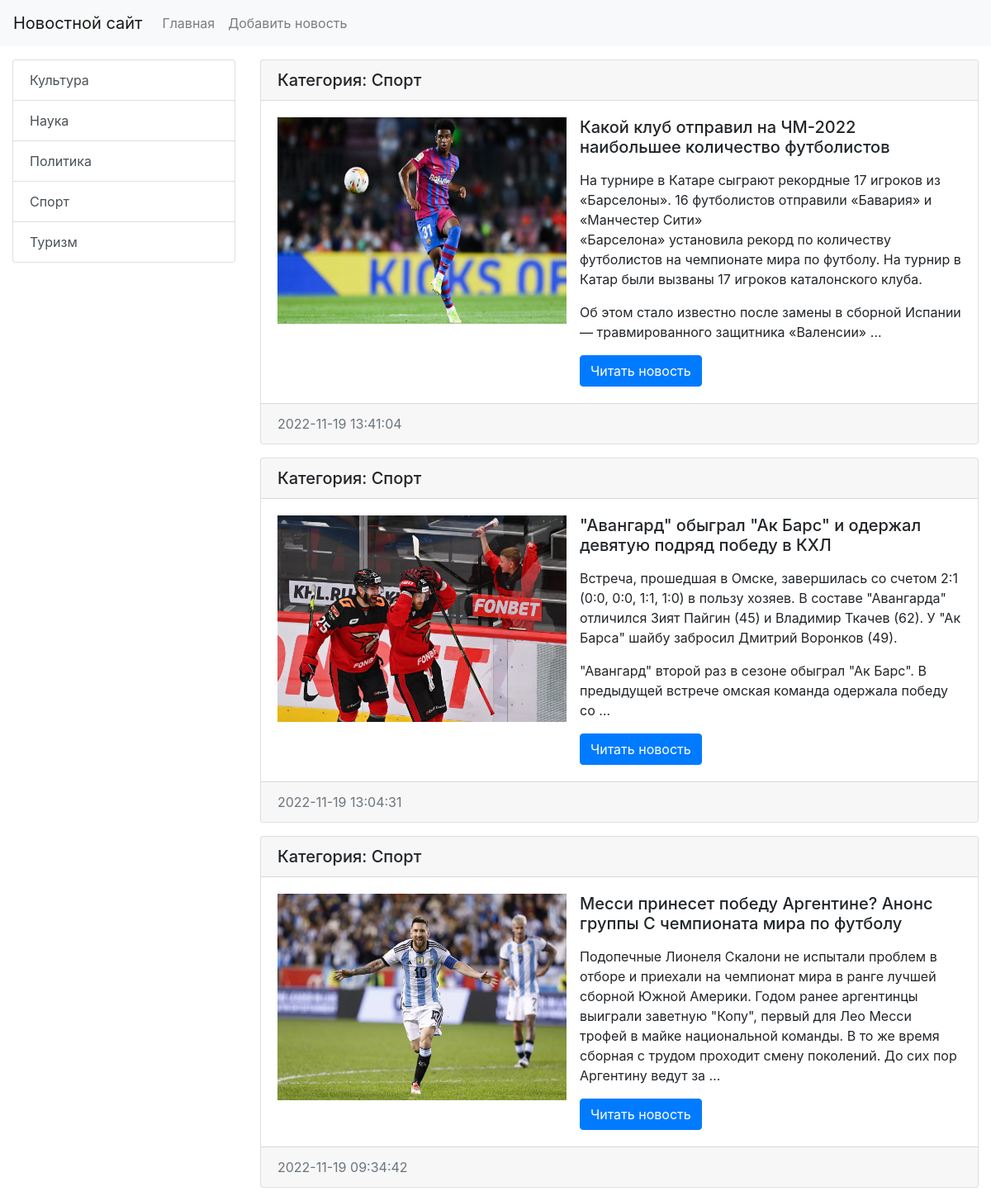
The page /category/5 on the database its author committed.
### news/models.py (models this page shows, shortened)
class Category(models.Model):
    title = models.CharField(max_length=150, db_index=True, verbose_name='Наименование категории')
    def get_absolute_url(self):
        return reverse('category', kwargs={'category_id': self.pk})
    class Meta:
        verbose_name = 'Категория'
        verbose_name_plural = 'Категории'
        ordering = ['title']

class News(models.Model):
    title = models.CharField(max_length=150, verbose_name='Наименование')
    content = models.TextField(blank=True, verbose_name='Контент')
    created_at = models.DateTimeField(auto_now_add=True, verbose_name='Дата публикации')
    updated_at = models.DateTimeField(auto_now=True, verbose_name='Дата изменения')
    photo = models.ImageField(upload_to='photos/%Y/%m/%d/', blank=True, verbose_name='Фото')
    is_published = models.BooleanField(default=True, verbose_name='Опубликовано')
    category = models.ForeignKey('Category', on_delete=models.PROTECT, null=True, verbose_name='Категория')
    def get_absolute_url(self):
        return reverse('view_news', kwargs={'news_id': self.pk})
    class Meta:
        verbose_name = 'Новость'
        verbose_name_plural = 'Новости'
        ordering = ['-created_at']

### news/views.py (the view)
# urls.py: path('category/<int:category_id>', get_category, name='category'),
def get_category(request, category_id):
    news = News.objects.filter(category_id=category_id)
    category = Category.objects.get(pk=category_id)
    return render(request, 'news/category.html', {'news': news, 'category': category})

### news/templatetags/news_tags.py (called while the page is built)
@register.simple_tag(name='get_list_categories')
def get_categories():
    return Category.objects.all()

### news/templates/news/category.html (shortened to what this page needs)
{% extends 'base.html' %}
{% block sidebar %}
   {% include 'inc/_sidebar.html' %}
{% endblock %}
{% block content %}
    {% for item in news %}
        <div class="card mb-3">
                <h5 class="card-header">Категория: {{ item.category.title }}</h5>
                <div class="card-body">
                    <div class="media">
                        {% if item.photo %}
                            <img src="{{ item.photo.url }}" alt="" width="350" height="250" class="mr-3">
                        {% else %}
                            <img src="https://loremflickr.com/350/250" alt="" class="mr-3">
                        {% endif %}
                        <div class="media-body">
                            <h5 class="card-title">{{ item.title }}</h5>
                            <p class="card-text">{{ item.content|safe|linebreaks|truncatewords:50 }}</p>
                            <a href="{{ item.get_absolute_url }}" class="btn btn-primary">Читать новость</a>
                        </div>
                    </div>
                </div>
                <div class="card-footer text-muted">
                    {{ item.created_at|date:"Y-m-d H:i:s" }}
                </div>
            </div>
    {% endfor %}
{% endblock %}

### templates/inc/_sidebar.html
{% load news_tags %}
<div class="list-group">
    {% get_list_categories as categories %}
    {% for item in categories %}
    <a href="{{ item.get_absolute_url }}" class="list-group-item list-group-item-action">{{ item.title }}</a>
    {% endfor %}
</div>

### rows shown on the page
Category: title "Культура"
Category: title "Наука"
Category: title "Политика"
Category: title "Спорт"
Category: title "Туризм"
News: category "Спорт", photo (picture), title "Какой клуб отправил на ЧМ-2022 наибольшее количество футболистов", content "На турнире в Катаре сыграют рекордные 17 игроков из «Барселоны». 16 футболистов отправили «Бавария» и «Манчестер Сити» «Барселона» установила рекорд по количеству футболистов на чемпионате мира по футболу. На турнир в Катар были вызваны 17 игроков каталонского клуба. Об этом стало известно после замены в сборной Испании — травмированного защитника «Валенсии» …", created_at "2022-11-19 13:41:04"
News: category "Спорт", photo (picture), title "\"Авангард\" обыграл \"Ак Барс\" и одержал девятую подряд победу в КХЛ", content "Встреча, прошедшая в Омске, завершилась со счетом 2:1 (0:0, 0:0, 1:1, 1:0) в пользу хозяев. В составе \"Авангарда\" отличился Зият Пайгин (45) и Владимир Ткачев (62). У \"Ак Барса\" шайбу забросил Дмитрий Воронков (49). \"Авангард\" второй раз в сезоне обыграл \"Ак Барс\". В предыдущей встрече омская команда одержала победу со …", created_at "2022-11-19 13:04:31"
News: category "Спорт", photo (picture), title "Месси принесет победу Аргентине? Анонс группы C чемпионата мира по футболу", content "Подопечные Лионеля Скалони не испытали проблем в отборе и приехали на чемпионат мира в ранге лучшей сборной Южной Америки. Годом ранее аргентинцы выиграли заветную \"Копу\", первый для Лео Месси трофей в майке национальной команды. В то же время сборная с трудом проходит смену поколений. До сих пор Аргентину ведут за …", created_at "2022-11-19 09:34:42"
